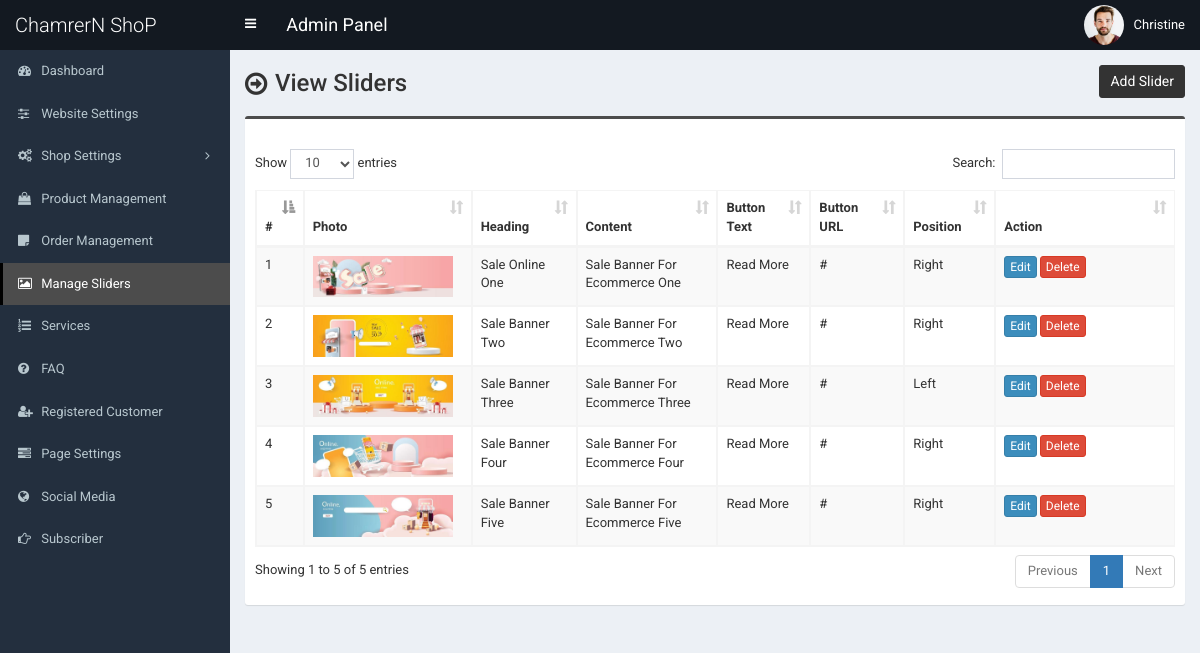
/admin/slider.php (signed in), run on the app's committed database.
### tables this page shows
CREATE TABLE IF NOT EXISTS `tbl_slider` (
  `id` int(11) NOT NULL AUTO_INCREMENT,
  `photo` varchar(255) NOT NULL,
  `heading` varchar(255) NOT NULL,
  `content` text NOT NULL,
  `button_text` varchar(255) NOT NULL,
  `button_url` varchar(255) NOT NULL,
  `position` varchar(255) NOT NULL,
  PRIMARY KEY (`id`)
);

### admin/slider.php (the view, shortened to what this page needs)
<?php require_once('header.php'); ?>
<section class="content-header">
	<div class="content-header-left">
		<h1>View Sliders</h1>
	</div>
	<div class="content-header-right">
		<a href="slider-add.php" class="btn btn-primary btn-sm">Add Slider</a>
	</div>
</section>
<section class="content">
	<div class="row">
		<div class="col-md-12">
			<div class="box box-info">
				<div class="box-body table-responsive">
					<table id="example1" class="table table-bordered table-hover table-striped">
						<thead>
							<tr>
								<th>#</th>
								<th>Photo</th>
								<th>Heading</th>
								<th>Content</th>
								<th>Button Text</th>
								<th>Button URL</th>
								<th>Position</th>
								<th width="140">Action</th>
							</tr>
						</thead>
						<tbody>
							<?php
							$i=0;
							$statement = $pdo->prepare("SELECT
														id,
														photo,
														heading,
														content,
														button_text,
														button_url,
														position
							                           	FROM tbl_slider
							                           	");
							$statement->execute();
							$result = $statement->fetchAll(PDO::FETCH_ASSOC);
							foreach ($result as $row) {
								$i++;
								?>
								<tr>
									<td><?php echo $i; ?></td>
									<td style="width:150px;"><img src="../assets/uploads/<?php echo $row['photo']; ?>" alt="<?php echo $row['heading']; ?>" style="width:140px;"></td>
									<td><?php echo $row['heading']; ?></td>
									<td><?php echo $row['content']; ?></td>
									<td><?php echo $row['button_text']; ?></td>
									<td><?php echo $row['button_url']; ?></td>
									<td><?php echo $row['position']; ?></td>
									<td>
										<a href="slider-edit.php?id=<?php echo $row['id']; ?>" class="btn btn-primary btn-xs">Edit</a>
										<a href="#" class="btn btn-danger btn-xs" data-href="slider-delete.php?id=<?php echo $row['id']; ?>" data-toggle="modal" data-target="#confirm-delete">Delete</a>
									</td>
								</tr>
								<?php
							}
							?>
						</tbody>
					</table>
				</div>
			</div>
		</div>
	</div>
</section>
<?php require_once('footer.php'); ?>

### admin/style.css (style rules this page uses)
body { font-size: 13px; font-family: "Roboto", sans-serif; }
.content-header>h1, .content-header .content-header-left h1 { font-family: "Roboto", sans-serif; }
.box-info { padding-top: 20px; }
.content-header { overflow: hidden; }
.content-header .content-header-left { float: left; padding-top: 5px; }
.content-header .content-header-right { float: right; }
.content-header .content-header-left h1 { margin-top: 0; margin-bottom: 0; padding-left: 30px; padding-bottom: 5px; font-size: 24px; position: relative; }
.content-header .content-header-left h1:before { position: absolute; top: 0; left: 0; font-family: "FontAwesome", sans-serif; font-size: 26px; content: "\f18e"; }
.content-header .content-header-right a { position: relative; font-size: 14px; }
.box.box-info { border-top-color: #4c4c4c; }
.content-header .content-header-right a { background-color: #333333; border-color: #333333; }

### data on the page
tbl_slider: photo (picture), heading "Sale Online One", content "Sale Banner For Ecommerce One", button_text "Read More", button_url "#", position "Right"
tbl_slider: photo (picture), heading "Sale Banner Two", content "Sale Banner For Ecommerce Two", button_text "Read More", button_url "#", position "Right"
tbl_slider: photo (picture), heading "Sale Banner Three", content "Sale Banner For Ecommerce Three", button_text "Read More", button_url "#", position "Left"
tbl_slider: photo (picture), heading "Sale Banner Four", content "Sale Banner For Ecommerce Four", button_text "Read More", button_url "#", position "Right"
tbl_slider: photo (picture), heading "Sale Banner Five", content "Sale Banner For Ecommerce Five", button_text "Read More", button_url "#", position "Right"

### other printed values
$_SESSION['user']['full_name'] "Christine"
